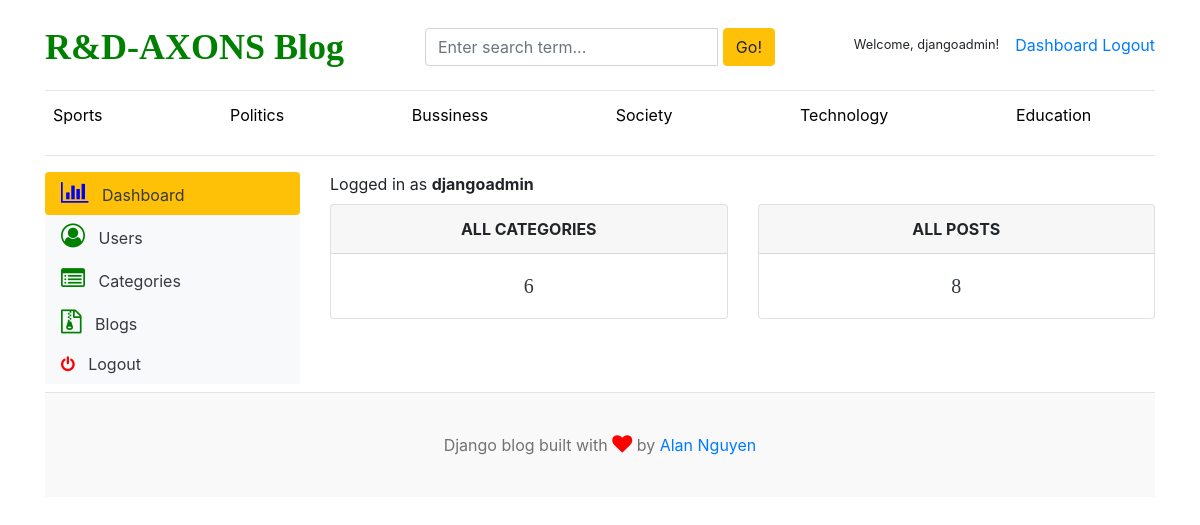
The page /dashboard/ (signed in) on the database its author committed.
### blogs/models.py (models this page shows, shortened)
class Category(models.Model):
    category_name = models.CharField(max_length=50, unique=True)
    created_at = models.DateTimeField(auto_now_add=True)
    updated_at = models.DateTimeField(auto_now=True)
    class Meta:
        verbose_name_plural = 'categories'

### dashboards/views.py (the view)
# urls.py: path('dashboard/', include('dashboards.urls')),
@login_required(login_url='login')
def dashboard(request):
    category_count = Category.objects.all().count()
    blogpost_count = Blog.objects.filter(status='Published').count()
    context = {
        'category_count': category_count,
        'blogpost_count': blogpost_count,
    }
    return render(request, 'dashboard/dashboard.html', context)

### blogs/context_processors.py (called while the page is built)
def get_categories(request):
    categories = Category.objects.all()
    return dict(categories=categories)

def get_social_links(request):
    social_links = SocialLink.objects.all()
    return dict(social_links=social_links)

### templates/dashboard/dashboard.html
{% extends 'base.html'%}
{% block content %}
<hr>
<div class="row mb-2">
    {% include 'dashboard/sidebar.html'%}
    <div class="col-md-9">
        <span>Logged in as <b>{{ user }}</b></span>
        <div class="row mt-2">
            <div class="col">
                <div class="card border-default mb-3">
                    <div class="card-header text-center text-uppercase font-weight-bold">All Categories</div>
                    <div class="card-body text-dark">
                        <h5 class="card-text text-center">{{ category_count }}</h5>
                    </div>
                </div>
            </div>
            <div class="col">
                <div class="card border-default mb-3">
                    <div class="card-header text-center text-uppercase font-weight-bold">All Posts</div>
                    <div class="card-body text-dark">
                        <h5 class="card-text text-center">{{ blogpost_count }}</h5>
                    </div>
                </div>
            </div>
        </div>
    </div>
</div>
{% endblock content  %}

### templates/base.html (shortened to what this page needs)
{% load static %}
<!DOCTYPE html>
<html lang="en">
<head>
    <link href="https://getbootstrap.com/docs/4.0/dist/css/bootstrap.min.css" rel="stylesheet">
    <link rel="stylesheet" href="https://cdnjs.cloudflare.com/ajax/libs/font-awesome/4.7.0/css/font-awesome.min.css">
    <link href="{% static 'css/blogs.css' %}" rel="stylesheet">
  </head>
<body>
    <div class="container">
      <header class="blog-header py-3">
        <div class="row flex-nowrap justify-content-between align-items-center">
          <div class="col-4 pt-1">
            <a class="blog-header-logo" href="/" style="font-weight:900; color:green;">R&D-AXONS Blog</a>
          </div>
          <div class="col-4 pt-1" >
            <form action="{% url 'search' %}" method="GET">
              <div class="input-group">
                <input class="form-control" type="text" name="keyword" value="{{ keyword }}" placeholder="Enter search term..." aria-label="Enter search term..." aria-describedby="button-search" /><p style="margin-right:5px;"> </p>
                <button type="submit " class="btn btn-warning" id="button-search" type="button">Go!</button>
            </div>
            </form>
          </div>
          <div class="col-4 d-flex justify-content-end align-items-center">
            {% if user.is_authenticated %}
              <div class="nav-item">
                <small class="nav-link">Welcome, {{ user.username }}!</small>
              </div>
              <a href="{% url 'dashboard' %}" style="text-decoration: None">Dashboard</a> &nbsp;
              <a href="{% url 'logout' %}" style="text-decoration: None">Logout</a>
            {% else %}
              <div class="nav-item">
                <small class="nav-link">Welcome, guest!</small>
              </div>
              <a class="btn btn-sm btn-warning" href="{% url 'login' %}">Login</a> &nbsp;
              <a class="btn btn-sm btn-outline-secondary" href="{% url 'register' %}">Register</a>
            {% endif %}
          </div>
        </div>
      </header>
      <div class="nav-scroller py-1 mb-2">
        <nav class="nav d-flex justify-content-between">
          {% for item in categories %}
            <a class="p-2 cat-text" href="{% url 'posts_by_category' item.pk %} " style=" text-decoration: none">{{ item.category_name }}</a>
            <br/>
          {% endfor %}
        </nav>
      </div>
{% block content %}
{% endblock content %}
    <footer class="blog-footer">
        <p>Django blog built with <i class="fa fa-heart my-heart"></i> by <a href="#">Alan Nguyen</a></p>
    </footer>
</body>
</html>

### blog_main/static/css/blogs.css (style rules this page uses)
.blog-header { border-bottom: 1px solid #e5e5e5; }
.blog-header-logo { font-family: "IBM Plex Sans"!important; font-size: 2.25rem; }
h1, h2, h3, h4, h5, h6 { font-family: "IBM Plex Sans"!important; }
.blog-footer { padding: 2.5rem 0; color: #727272; text-align: center; background-color: #f9f9f9; border-top: .05rem solid #e5e5e5; }
.blog-footer p:last-child { margin-bottom: 0; }
.my-heart { font-size:20px; color: red !important; }
.cat-text { text-decoration: none; color: black; }

### rows shown on the page
Category: category_name "Sports"
Category: category_name "Politics"
Category: category_name "Bussiness"
Category: category_name "Society"
Category: category_name "Technology"
Category: category_name "Education"

### other values the page prints
{{ user.username }} "djangoadmin"
{{ user }} "djangoadmin"
{{ category_count }} "6"
{{ blogpost_count }} "8"
